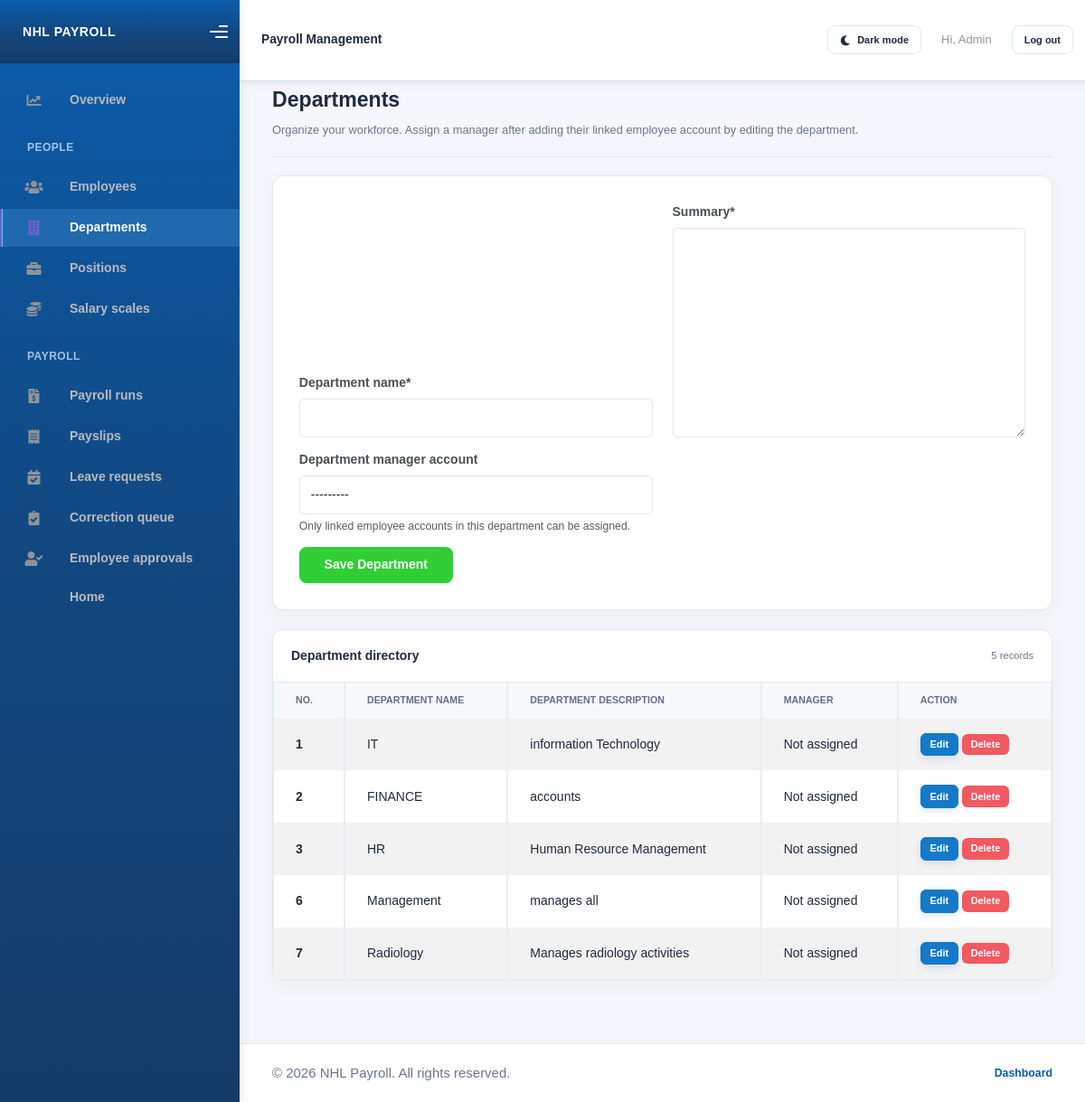
Page /add_department/ (signed in) on the committed database.
### payroll/models.py (models this page shows, shortened)
class Department(models.Model):
    department_name = models.CharField(max_length=50)
    summary = models.TextField()
    manager = models.OneToOneField(
        settings.AUTH_USER_MODEL,
        null=True,
        blank=True,
        on_delete=models.SET_NULL,
        related_name="managed_department",
    )

### payroll/views.py (the view)
# urls.py: path('add_department/',add_department_view, name = 'add_department_page'),
@staff_member_required(login_url="login")
def add_department_view(request):
    message =''
    if request.method == "POST":
        department_form = DepartmentForm(request.POST)
        if department_form.is_valid():
            department_form.save()
            message='Department Added Successfully'
    else:
        department_form = DepartmentForm()
    departments = Department.objects.all()
    context = {
        'form':department_form,
        'msg':message,
        'departments':departments
    }
    return render(request,"add_department.html",context)

### payroll/forms.py (shortened to what this page needs)
class DepartmentForm(ModelForm):
    class Meta:
        model = Department
        fields = '__all__'
    def __init__(self, *args, **kwargs):
        super().__init__(*args, **kwargs)
        user_model = get_user_model()
        manager_accounts = user_model.objects.none()
        self.fields["manager"].queryset = manager_accounts
        self.fields["manager"].required = False
        self.fields["manager"].label = "Department manager account"
        self.fields["manager"].help_text = (
            "Only linked employee accounts in this department can be assigned."
        )

### payroll/templates/add_department.html (shortened to what this page needs)
{% extends "./base.html" %}
{% load crispy_forms_tags %}
{% block content %}
<div class="page-shell">
    <div class="page-header">
        <div>
            <h1>Departments</h1>
            <p>Organize your workforce. Assign a manager after adding their linked employee account by editing the department.</p>
        </div>
    </div>
    <div class="card form-card p-4 mb-4">
        <form method="POST">
            {{form|crispy}}
            <button type="submit" class="btn btn-success w-100">Save Department</button>
        </form>
    </div>
    <div class="card">
        <div class="list-card-header">
            <h2>Department directory</h2>
            <span>{{ departments|length }} records</span>
        </div>
        <div class="table-responsive">
            <table class="table table-striped table-bordered align-middle" style="margin-bottom:0;">
                <thead>
                    <tr>
                        <th scope="col">No.</th>
                        <th scope="col">Department Name</th>
                        <th scope="col">Department Description</th>
                        <th scope="col">Manager</th>
                        <th scope="col">Action</th>
                    </tr>
                </thead>
                <tbody>
                    {% for department in departments %}
                    <tr>
                        <th scope="row">{{department.id}}</th>
                        <td>{{department.department_name}}</td>
                        <td>{{department.summary}}</td>
                        <td>{% if department.manager %}{{ department.manager.get_username }}{% else %}Not assigned{% endif %}</td>
                        <td>
                            <a href="{% url 'edit_department_page' department.id %}" class='btn btn-sm btn-primary'>Edit</a>
                            <form method="post" action="{% url 'delete_department_page' department.id %}" class="d-inline" onsubmit="return confirm('WARNING! {{ department.department_name }} DEPT WILL BE DELETED!')">
                                <button type="submit" class="btn btn-sm btn-danger">Delete</button>
                            </form>
                        </td>
                    </tr>
                    {% empty %}
                    <tr><td colspan="5" class="text-center text-muted py-4">No departments yet. Add a department using the form above.</td></tr>
                    {% endfor %}
                </tbody>
            </table>
        </div>
    </div>
</div>
{% endblock content %}

### payroll/templates/base.html (shortened to what this page needs)
 <!DOCTYPE html>
<html>
    {%load static%}
    {% load crispy_forms_tags %}
<head>
    <link rel="stylesheet" href="{% static 'Kaiadmin/assets/css/bootstrap.min.css' %}">
    <link rel="stylesheet" href="{% static 'Kaiadmin/assets/css/plugins.min.css' %}">
    <link rel="stylesheet" href="{% static 'Kaiadmin/assets/css/kaiadmin.min.css' %}">
    <link rel="stylesheet" href="{% static 'Kaiadmin/assets/css/fonts.min.css' %}">
</head>
<body>
    <div class="wrapper">
        {% if user.is_authenticated %}
        <aside class="sidebar{% if not user.is_staff %} employee-sidebar{% endif %}" data-background-color="dark">
            <div class="sidebar-logo">
                <div class="logo-header" data-background-color="dark">
                    <a class="logo payroll-brand" href="{% if user.is_staff %}{% url 'dashboard_page' %}{% else %}{% url 'home_page' %}{% endif %}">NHL PAYROLL</a>
                    <div class="nav-toggle">
                        <button class="btn btn-toggle toggle-sidebar" type="button" aria-label="Toggle sidebar">
                            <i class="gg-menu-right"></i>
                        </button>
                    </div>
                </div>
            </div>
            <div class="sidebar-wrapper scrollbar scrollbar-inner">
                <div class="sidebar-content">
                    {% if user.is_staff %}
                    <ul class="nav nav-secondary">
                        <li class="nav-item {% if request.resolver_match.url_name == 'dashboard_page' %}active{% endif %}">
                            <a class="payroll-nav-link" href="{% url 'dashboard_page' %}"><i class="fas fa-chart-line"></i><p>Overview</p></a>
                        </li>
                        <li class="nav-section"><span class="sidebar-mini-icon"></span><h4 class="text-section">People</h4></li>
                        <li class="nav-item {% if 'employee' in request.path %}active{% endif %}"><a class="payroll-nav-link" href="{% url 'add_employee_page' %}"><i class="fas fa-users"></i><p>Employees</p></a></li>
                        <li class="nav-item {% if 'department' in request.path %}active{% endif %}"><a class="payroll-nav-link" href="{% url 'add_department_page' %}"><i class="fas fa-building"></i><p>Departments</p></a></li>
                        <li class="nav-item {% if 'position' in request.path %}active{% endif %}"><a class="payroll-nav-link" href="{% url 'add_position_page' %}"><i class="fas fa-briefcase"></i><p>Positions</p></a></li>
                        <li class="nav-item {% if 'salary_scale' in request.path %}active{% endif %}"><a class="payroll-nav-link" href="{% url 'add_salary_scale_page' %}"><i class="fas fa-coins"></i><p>Salary scales</p></a></li>
                        <li class="nav-section"><span class="sidebar-mini-icon"></span><h4 class="text-section">Payroll</h4></li>
                        <li class="nav-item {% if 'payroll' in request.path %}active{% endif %}"><a class="payroll-nav-link" href="{% url 'add_payroll_page' %}"><i class="fas fa-file-invoice-dollar"></i><p>Payroll runs</p></a></li>
                        <li class="nav-item {% if 'payslip' in request.path %}active{% endif %}"><a class="payroll-nav-link" href="{% url 'add_payslip_page' %}"><i class="fas fa-receipt"></i><p>Payslips</p></a></li>
                        <li class="nav-item {% if 'staff/leave-requests' in request.path %}active{% endif %}"><a class="payroll-nav-link" href="{% url 'staff_leave_requests_page' %}"><i class="fas fa-calendar-check"></i><p>Leave requests</p></a></li>
                        <li class="nav-item {% if 'staff/payroll-requests' in request.path %}active{% endif %}"><a class="payroll-nav-link" href="{% url 'staff_payroll_requests_page' %}"><i class="fas fa-clipboard-check"></i><p>Correction queue</p></a></li>
                        <li class="nav-item {% if 'staff/employee-data-requests' in request.path %}active{% endif %}"><a class="payroll-nav-link" href="{% url 'staff_employee_data_requests_page' %}"><i class="fas fa-user-check"></i><p>Employee approvals</p></a></li>
                        <li class="nav-item {% if request.resolver_match.url_name == 'home_page' %}active{% endif %}"><a class="payroll-nav-link" href="{% url 'home_page' %}"><p>Home</p></a></li>
                    </ul>
                    {% endif %}
                </div>
            </div>
        </aside>
        {% endif %}
        {% if user.is_authenticated %}
        <button class="mobile-nav-overlay" type="button" tabindex="-1" aria-label="Close navigation"></button>
        {% endif %}
        <div class="main-panel{% if not user.is_authenticated %} main-panel-auth{% endif %}">
            <div class="main-header">
                <nav class="navbar navbar-header navbar-header-transparent navbar-expand-lg border-bottom">
                    <div class="container-fluid">
                        <span class="navbar-brand mb-0 h1">{% if user.is_staff %}Payroll Management{% elif user.managed_department %}Department manager{% elif user.is_authenticated %}Employee self-service{% else %}Payroll Management{% endif %}</span>
                        <ul class="navbar-nav topbar-nav ms-md-auto align-items-center">
                            <li class="nav-item">
                                <button
                                    type="button"
                                    class="btn btn-sm btn-outline-secondary theme-toggle"
                                    id="theme-toggle"
                                    aria-label="Switch to dark mode"
                                    aria-pressed="false"
                                >
                                    <i class="fas fa-moon" id="theme-toggle-icon" aria-hidden="true"></i>
                                    <span id="theme-toggle-label">Dark mode</span>
                                </button>
                            </li>
                            {% if user.is_authenticated %}
                            <li class="nav-item"><span class="nav-link">Hi, {{ user.get_username }}</span></li>
                            <li class="nav-item">
                                <form method="post" action="{% url 'logout' %}">
                                    <button type="submit" class="btn btn-sm btn-outline-secondary">Log out</button>
                                </form>
                            </li>
                            {% else %}
                            <li class="nav-item"><a class="nav-link" href="{% url 'login' %}">Log in</a></li>
                            <li class="nav-item"><a class="nav-link" href="{% url 'sign_up_page' %}">Sign up</a></li>
                            {% endif %}
                        </ul>
                    </div>
                </nav>
            </div>
            <main class="content-wrapper payroll-content">
                {% block content %}{% endblock content %}
            </main>
            <footer class="site-footer">
                <p>&copy; {% now "Y" %} NHL Payroll. All rights reserved.</p>
                <nav class="site-footer-links" aria-label="Footer navigation">
                    {% if user.is_staff %}
                    <a href="{% url 'dashboard_page' %}">Dashboard</a>
                    {% else %}
                    <a href="{% url 'index_page' %}">Home</a>
                    {% endif %}
                </nav>
            </footer>
        </div>
    </div>
</body>
</html>

### rows in the picture
Department: id "1", department_name "IT", summary "information Technology", shows "Not assigned"
Department: id "2", department_name "FINANCE", summary "accounts", shows "Not assigned"
Department: id "3", department_name "HR", summary "Human Resource Management", shows "Not assigned"
Department: id "6", department_name "Management", summary "manages all", shows "Not assigned"
Department: id "7", department_name "Radiology", summary "Manages radiology activities", shows "Not assigned"

### other values in the picture
{{ user.get_username }} "Admin"
{{ departments|length }} "5"
